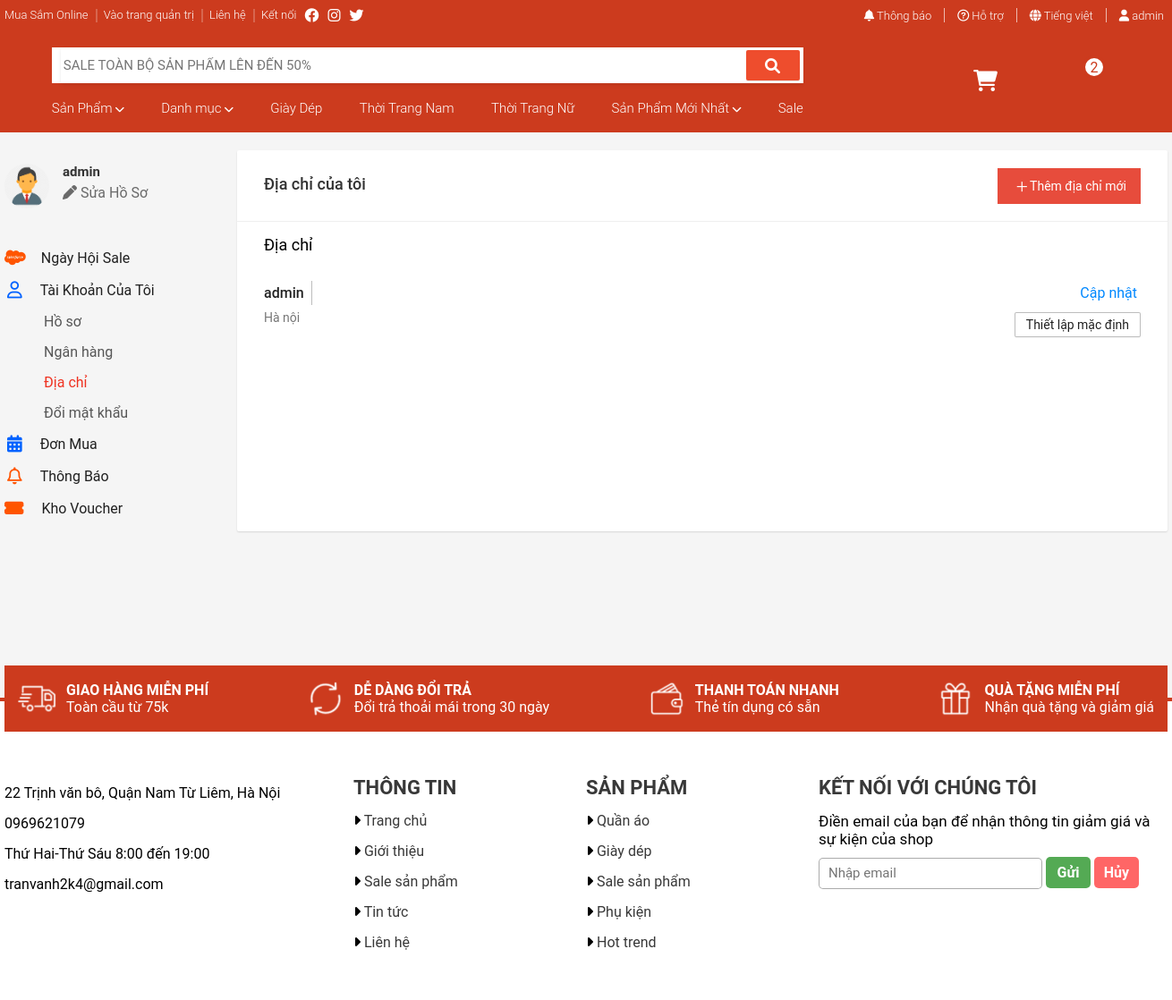
Screenshot of /index.php?action=user&user=tai-khoan-cua-toi&profile=dia-chi (signed in) with the database file from the repository.
### tables this page shows
CREATE TABLE `users` (
  `user_id` int(11) NOT NULL,
  `first_name` varchar(100) NOT NULL,
  `last_name` varchar(100) NOT NULL,
  `email` varchar(100) NOT NULL,
  `user_image` varchar(255) DEFAULT NULL,
  `password` varchar(100) NOT NULL,
  `phone` varchar(100) DEFAULT NULL,
  `date` date NOT NULL,
  `address` varchar(255) DEFAULT NULL,
  `gender` varchar(10) NOT NULL,
  `role` int(11) NOT NULL DEFAULT 0
);

### views/user/thongtin/address.php (the view, shortened to what the rows shown need)
<div class="address-box box3">
    <div class="Hvae38" role="main">
        <div style="display: contents;">
            <div class="UWIOO4">
                <div class="d2XTTX">
                    <div class="KxkIgA">
                        <div class="Df4Vny">Địa chỉ của tôi</div>
                    </div>
                    <div class="my-account-section__header-button">
                        <button>
                            <a href="">Thêm địa chỉ mới</a>
                        </button>
                        <i class="fa-solid fa-top-list fa-plus"></i>
                    </div>
                </div>
                <div class="G-rPVC">
                    <div class="EHan+5">
                        <div class="GsuIol">Địa chỉ</div>
                        <div class="RnMqRZ OIBd-J">
                            <div class="_70j3aj">
                                <div role="heading" class="_7lC5y1 fVHv1Z">
                                    <div id="address-card_ceff43be-e12e-40ec-8026-0081983f0954_header" class="XBSydm DikMLj"><span class="Tv2wKj uBRQwt">
                                            <div class="YD3W3V"><?= $userProfile['first_name']." ".$userProfile['last_name']  ?></div>
                                        </span>
                                    </div>
                                    <div class="oSiOlj"><button class="tXBaRL">Cập nhật</button></div>
                                </div>
                                <div id="address-card_ceff43be-e12e-40ec-8026-0081983f0954_content" role="heading" class="_7lC5y1 fVHv1Z">
                                    <div class="XBSydm DikMLj">
                                        <div class="tiDOor">
                                            <div role="row" class="IsnjAd"><?= $userProfile['address'] ?></div>
                                        </div>
                                    </div>
                                    <div class="iI3vH9 oSiOlj"><button class="mgW0lg DmXQ31 PEXLbW" disabled="">Thiết lập mặc định</button></div>
                                </div>
                            </div>
                        </div>
                    </div>
                </div>
            </div>
        </div>
    </div>
</div>

### views/viewblock/header.php (shortened to what the rows shown need)
<!DOCTYPE html>
<html lang="en">
<head>
    <link rel="stylesheet" href="https://cdnjs.cloudflare.com/ajax/libs/font-awesome/6.0.0/css/all.min.css" />
    <link rel="stylesheet" href="./css/loadding.css">
    <link rel="stylesheet" href="./css/danhmuc.css">
</head>
<body>
    <div class="wrapper">
        <header>
            <div class="header-top container">
                <div class="btn-span">
                        <?php
                            if($user) {
                                ?>
                                    <nav class="navTop">
                                        <ul class="userTop">
                                            <li class="boxUser">
                                                <a href="index.php?action=user" class="userLog nomation"><i class="fa-solid fa-user"></i> <?= $user ? $user['first_name']." ".$user['last_name'] : "" ?></a>
                                            </li>
                                        </ul>
                                    </nav>
                                <?php
                            }
                        ?>
                </div>
            </div>
        </header>

### views/user/user.php (shortened to what the rows shown need)
<link rel="stylesheet" href="./css/user.css">
<main>
    <div class="main-user container">
        <div class="user-menu">
            <div class="img-user">
                <div class="updateForm">
                    <img src="./public/upload/image/user/<?= $user['user_image'] ?>" alt="">
                    <div class="update-userImg">
                        <h5><?= $user['first_name']." ".$user['last_name'] ?></h5>
                        <a href="index.php?action=user&user=tai-khoan-cua-toi"><i class="fa-solid fa-pen"></i> Sửa Hồ Sơ</a>
                    </div>
                </div>
                <div class="menu-item">
                    <div class="sale">
                        <a href="index.php?action=user&user=sieu-sale" class="asale <?= $userAction == 'sieu-sale' ? 'sticky' : '' ?>">
                            <div class="icon">
                                <i class="fa-brands fa-salesforce"></i>
                            </div>
                            <div class="sale-text span-text span-pd">
                                <span>Ngày Hội Sale</span>
                            </div>
                        </a>
                    </div>
                    <div class="account">
                        <a href="index.php?action=user&user=tai-khoan-cua-toi" id="aacount" class="aacount">
                            <div class="icon ic__ac">
                                <i class="fa-regular fa-user"></i>
                            </div>
                            <div class="sale-text span-text">
                                <span id="clickTop">Tài Khoản Của Tôi</span>
                            </div>
                        </a>
                        <div class="account-content account-content-open">
                            <div class="account-content-item">
                                <a href="index.php?action=user&user=tai-khoan-cua-toi&profile=ho-so" class="add_atc_cl <?= ($profile =='ho-so') ? 'sticky' : "" ?>" data-target="box1"><span>Hồ sơ</span></a>
                                <a href="index.php?action=user&user=tai-khoan-cua-toi&profile=ngan-hang" class="add_atc_cl <?= $profile=='ngan-hang' ? 'sticky' : "" ?>" data-target="box2"><span>Ngân hàng</span></a>
                                <a href="index.php?action=user&user=tai-khoan-cua-toi&profile=dia-chi" class="add_atc_cl <?= $profile=='dia-chi' ? 'sticky' : "" ?>" data-target="box3"><span>Địa chỉ</span></a>
                                <a href="index.php?action=user&user=tai-khoan-cua-toi&profile=change-page" class="add_atc_cl <?= $profile=='change-page' ? 'sticky' : "" ?>" data-target="box4"><span>Đổi mật khẩu</span></a>
                            </div>
                        </div>
                    </div>
                    <div class="single">
                        <a href="index.php?action=user&user=don-mua" id="singleID" class="single-text <?= $userAction == 'don-mua' ? 'sticky' : '' ?>">
                            <div class="icon">
                                <i class="fa-solid fa-calendar-days"></i>
                            </div>
                            <div class="sale-text span-text">
                                <span id="clickTop">Đơn Mua</span>
                            </div>
                        </a>
                    </div>
                    <div class="nomationS">
                        <a href="index.php?action=user&user=thong-bao" id="anomationID" class="anomation <?= $userAction == 'thong-bao' ? 'sticky' : '' ?>">
                            <div class="icon">
                                <i class="fa-regular anomation__menu__icon fa-bell"></i>
                            </div>
                            <div class="sale-text span-text">
                                <span id="clickTop">Thông Báo</span>
                            </div>
                        </a>
                    </div>
                    <div class="voucher">
                        <a href="index.php?action=user&user=voucher" class="avoucher <?= $userAction == 'voucher' ? 'sticky' : '' ?>">
                            <div class="icon">
                                <i class="fa-sharp fa-solid fa-ticket-simple"></i>
                            </div>
                            <div class="sale-text span-text">
                                <span id="clickTop">Kho Voucher</span>
                            </div>
                        </a>
                    </div>
                </div>
            </div>
        </div>
        <div class="user-form">
            <?php
                if(isset($_GET['action']) && isset($_GET['user'])) {
                    $action = $_GET['action'];
                    $userAction = $_GET['user'];
                    if ($action == "user" && $userAction == "sieu-sale") {
                        include "sale.php";
                    } else if($action == "user" && $userAction == "tai-khoan-cua-toi") {
                        $userProfile = select__userByid($userID);
                        include "thongtin.php";
                    } else if($action == "user" && $userAction == "don-mua") {
                        $load_order_all = load_all_order($userID);
                        $load_order_choxacnhan = load_bill_choxacnhan($userID);
                        $load_order_daxacnhan = load_bill_daxacnhan($userID);
                        $load_order_danggiao = load_bill_danggiao($userID);
                        $load_order_hoanthanh = load_bill_hoanthanh($userID);
                        $load_order_dahuy = load_bill_dahuy($userID);
                        include "donmua.php";
                    } else if($action == "user" && $userAction == "thong-bao") {
                        include "thongbao.php";
                    } else if($action == "user" && $userAction == "order_detail") {
                        $id_order = $_GET['id_order'] ?? "";
                        $order_detail = load_bill_byid($id_order, $userID);
                        include "hoadonchitiet.php";
                    } else if($action == "user" && $userAction == "voucher") {
                        include "voucher.php";
                    } else {
                        include "donmua.php";
                    }
                } else {
                    $userProfile = select__userByid($userID);
                    include "thongtin.php";
                }
            ?>
        </div>
    </div>
</main>

### rows the page displays
users: first_name "admin", user_image (picture), address "Hà nội"

### other values shown
$countProduct_cart['countProduct_cart'] "2"
